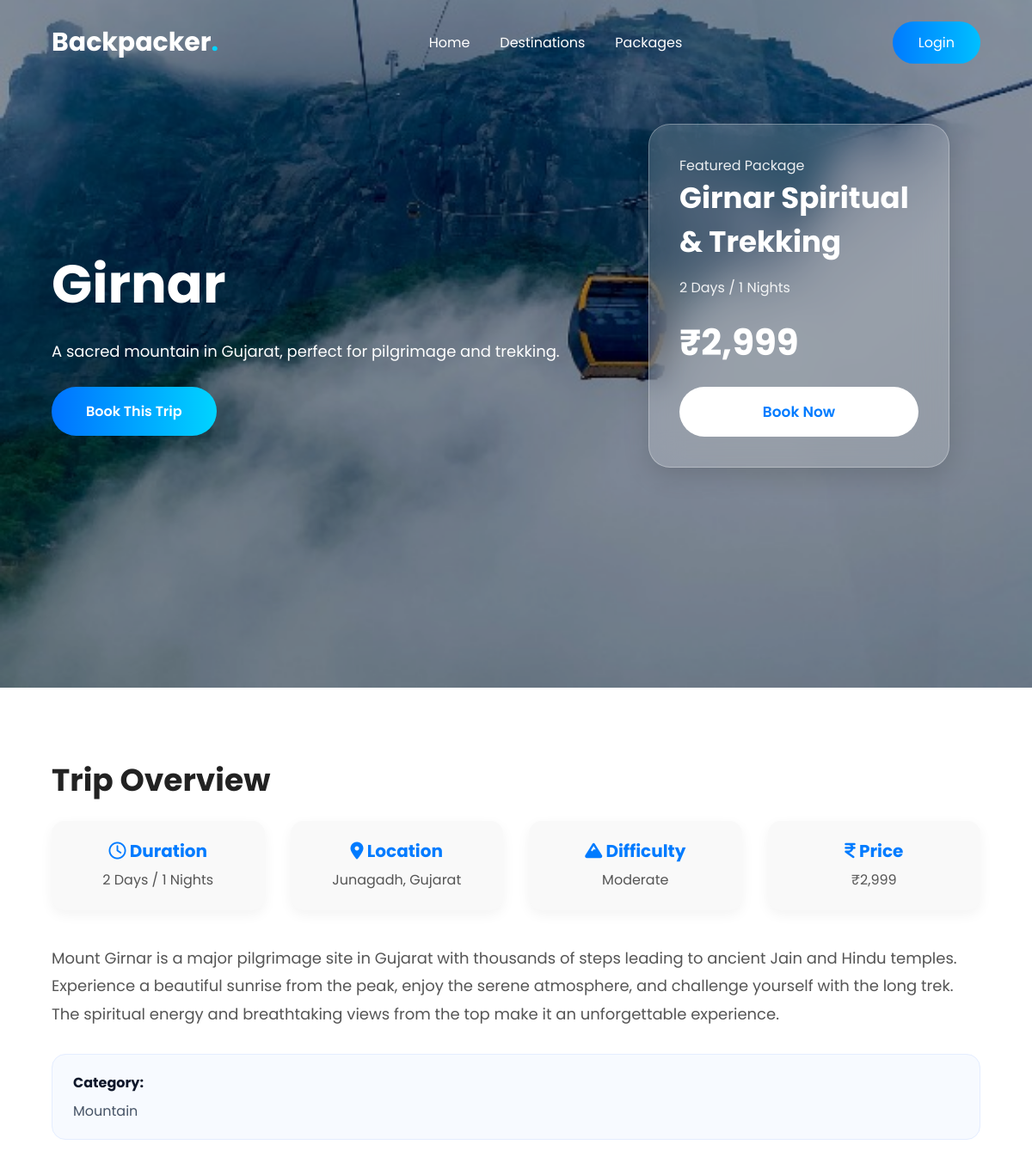
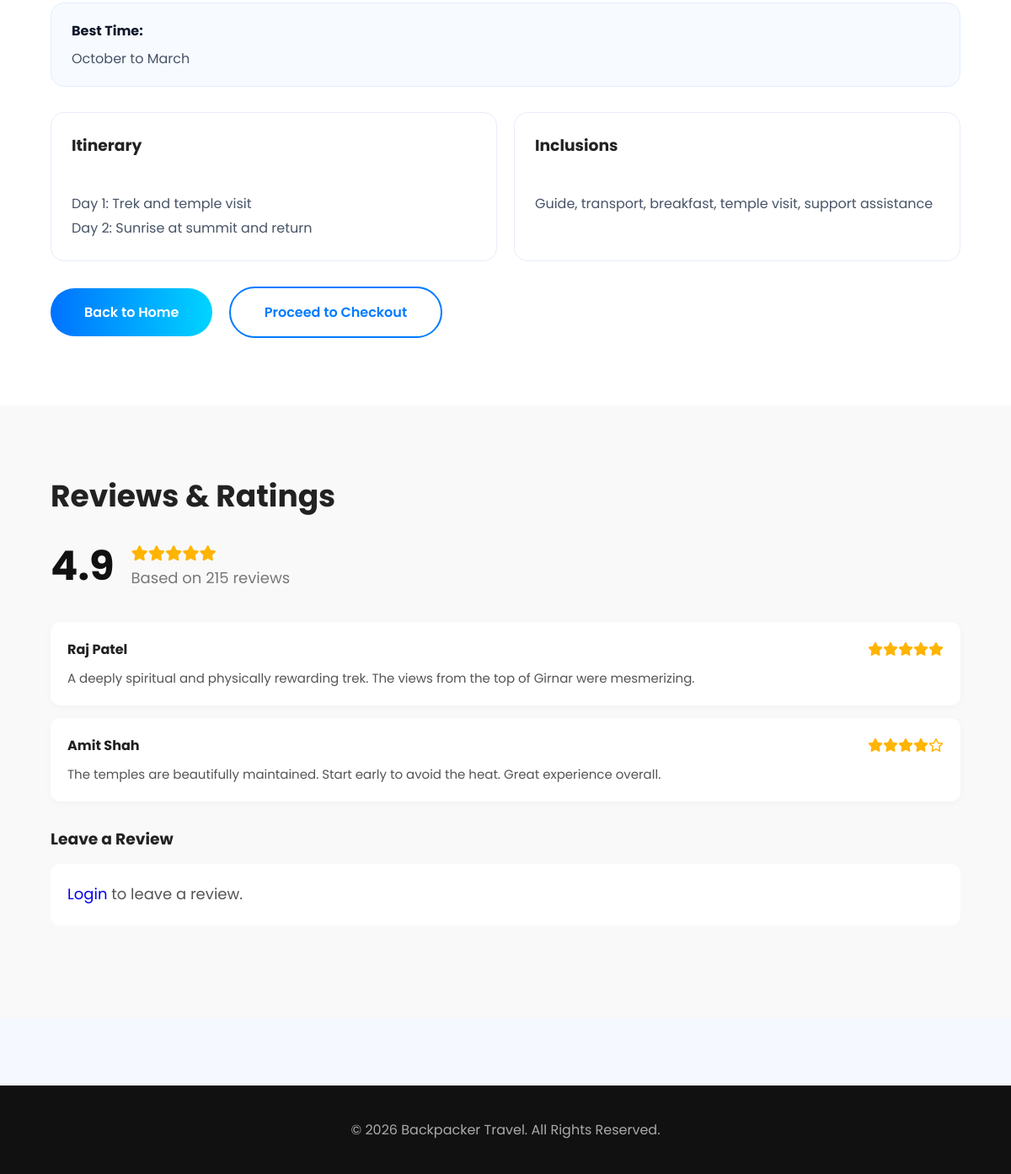
Page /girnare.php on the committed database (2 pictures, top to bottom).
### tables this page shows
CREATE TABLE IF NOT EXISTS destinations (
    id INT AUTO_INCREMENT PRIMARY KEY,
    title VARCHAR(255) NOT NULL,
    duration VARCHAR(100),
    highlights VARCHAR(255),
    category VARCHAR(100) DEFAULT 'General',
    price DECIMAL(10,2) NOT NULL,
    image_url VARCHAR(255),
    location VARCHAR(255),
    description TEXT,
    overview TEXT,
    itinerary TEXT,
    inclusions TEXT,
    best_time VARCHAR(255),
    difficulty VARCHAR(100),
    hero_image VARCHAR(255)
);

### includes/functions.php (called while the page is built, shortened)
<?php
function clean($value): string
{
    return htmlspecialchars((string) $value, ENT_QUOTES, 'UTF-8');
}
function is_logged_in(): bool
{
    return !empty($_SESSION['user_id']);
}

### girnare.php (the view, shortened to what this page needs)
<?php
require_once __DIR__ . '/includes/functions.php';
require_once __DIR__ . '/includes/db.php';
$stmt = $pdo->prepare("SELECT * FROM destinations WHERE LOWER(title) = 'girnar' LIMIT 1");
$stmt->execute();
$dest = $stmt->fetch();
$dest_id = $dest['id'] ?? 0;
$reviews = [];
if ($dest_id > 0) {
    $rs = $pdo->prepare('SELECT r.*, u.name FROM reviews r JOIN users u ON r.user_id = u.id WHERE r.destination_id = ? ORDER BY r.created_at DESC');
    $rs->execute([$dest_id]);
    $reviews = $rs->fetchAll();
}
$avg_rating = count($reviews) ? round(array_sum(array_column($reviews, 'rating')) / count($reviews), 1) : 4.9;
$destinationTitle = $dest['title'] ?? 'Girnar';
$destinationSubtitle = $dest['description'] ?: 'A sacred mountain in Gujarat, perfect for pilgrimage and trekking.';
$destinationOverview = $dest['overview'] ?: 'Mount Girnar is a major pilgrimage site in Gujarat with thousands of steps leading to ancient Jain and Hindu temples. Experience a beautiful sunrise from the peak, enjoy the serene atmosphere, and challenge yourself with the long trek. The spiritual energy and breathtaking views from the top make it an unforgettable experience.';
$destinationLocation = $dest['location'] ?: 'Junagadh, Gujarat';
$destinationBestTime = $dest['best_time'] ?: 'October to March';
$destinationDifficulty = $dest['difficulty'] ?: 'Moderate';
$destinationCategory = $dest['category'] ?: 'Adventure';
$destinationItinerary = $dest['itinerary'] ?: "Day 1: Trek and temple visit\nDay 2: Sunrise at summit and return";
$destinationInclusions = $dest['inclusions'] ?: 'Guide, transport, breakfast, temple visit, support assistance';
?>
<!DOCTYPE html>
<html lang="en">
  <head>
    <link rel="stylesheet" href="Style.css" />
    <link rel="stylesheet" href="https://cdnjs.cloudflare.com/ajax/libs/font-awesome/6.5.2/css/all.min.css" />
  </head>
  <body>
    <header>
      <div class="container">
        <nav>
          <div class="logo">Backpacker<span>.</span></div>
          <ul class="nav-links">
            <li><a href="index.php">Home</a></li>
            <li><a href="search.php">Destinations</a></li>
            <li><a href="packages.php">Packages</a></li>
          </ul>
          <div style="display:flex; align-items:center; gap:20px;">
            <?php if (is_logged_in()): ?>
              <a href="profile.php" class="login-btn">Profile</a>
            <?php else: ?>
              <a href="login.php" class="login-btn">Login</a>
            <?php endif; ?>
          </div>
        </nav>
      </div>
    </header>
    <section class="hero destination-hero">
      <div class="container">
        <div class="hero-content">
          <h1><?= clean($destinationTitle) ?></h1>
          <p><?= clean($destinationSubtitle) ?></p>
          <a href="#booking" class="btn">Book This Trip</a>
        </div>
      </div>
      <div class="booking-card glass">
        <p>Featured Package</p>
        <h2><?= clean($destinationTitle) ?> Spiritual &amp; Trekking</h2>
        <p><?= clean($dest['duration'] ?: '2 Days / 1 Nights') ?></p>
        <div class="price">&#8377;<?= number_format((float) ($dest['price'] ?? 2999), 0) ?></div>
        <button onclick="document.getElementById('booking').scrollIntoView();">Book Now</button>
      </div>
    </section>
    <section class="trip-details" id="booking">
      <div class="container">
        <h2>Trip Overview</h2>
        <div class="trip-info-box">
          <div class="info-item"><h4><i class="fa-regular fa-clock"></i> Duration</h4><p><?= clean($dest['duration'] ?: '2 Days / 1 Nights') ?></p></div>
          <div class="info-item"><h4><i class="fa-solid fa-location-dot"></i> Location</h4><p><?= clean($destinationLocation) ?></p></div>
          <div class="info-item"><h4><i class="fa-solid fa-mountain"></i> Difficulty</h4><p><?= clean($destinationDifficulty) ?></p></div>
          <div class="info-item"><h4><i class="fa-solid fa-indian-rupee-sign"></i> Price</h4><p>&#8377;<?= number_format((float) ($dest['price'] ?? 2999), 0) ?></p></div>
        </div>
        <p><?= clean($destinationOverview) ?></p>
        <div style="margin: 24px 0 30px; background: #f7faff; padding: 20px 24px; border-radius: 16px; border: 1px solid #e4edff;">
          <strong style="display: block; margin-bottom: 8px; color: #0f172a;">Category:</strong>
          <span style="color:#475467;"><?= clean($destinationCategory) ?></span>
        </div>
        <div style="margin: 24px 0 30px; background: #f7faff; padding: 20px 24px; border-radius: 16px; border: 1px solid #e4edff;">
          <strong style="display: block; margin-bottom: 8px; color: #0f172a;">Best Time:</strong>
          <span style="color:#475467;"><?= clean($destinationBestTime) ?></span>
        </div>
        <div style="margin: 24px 0 30px; display:grid; grid-template-columns: 1fr 1fr; gap:20px;">
          <div style="background:#fff; border:1px solid #e7edf9; border-radius:16px; padding:24px;">
            <h3 style="margin-top:0; margin-bottom:12px;">Itinerary</h3>
            <div style="white-space:pre-line; color:#475467; line-height:1.8;">
              <?= clean($destinationItinerary) ?>
            </div>
          </div>
          <div style="background:#fff; border:1px solid #e7edf9; border-radius:16px; padding:24px;">
            <h3 style="margin-top:0; margin-bottom:12px;">Inclusions</h3>
            <div style="white-space:pre-line; color:#475467; line-height:1.8;">
              <?= clean($destinationInclusions) ?>
            </div>
          </div>
        </div>
        <a href="index.php" class="btn">Back to Home</a>
        <a href="checkout.php<?= $dest_id ? '?dest_id=' . $dest_id : '' ?>" class="btn btn-outline" style="color: #007bff; border-color: #007bff;">Proceed to Checkout</a>
      </div>
    </section>
    <section class="trip-details" style="background: #f9f9f9;">
      <div class="container">
        <h2>Reviews &amp; Ratings</h2>
        <div style="display:flex; align-items:center; gap:20px; margin-bottom:30px;">
          <h1 style="font-size:48px; margin:0; color:#111;"><?= $avg_rating ?></h1>
          <div>
            <div style="color:#ffb400; font-size:18px;"><i class="fa-solid fa-star"></i><i class="fa-solid fa-star"></i><i class="fa-solid fa-star"></i><i class="fa-solid fa-star"></i><i class="fa-solid fa-star"></i></div>
            <p style="margin:0; color:#777;">Based on <?= count($reviews) ?: 215 ?> reviews</p>
          </div>
        </div>
        <?php if (empty($reviews)): ?>
          <div style="background:#fff; padding:20px; border-radius:12px; margin-bottom:15px; box-shadow:0 2px 10px rgba(0,0,0,0.03);">
            <div style="display:flex; justify-content:space-between; margin-bottom:10px;"><strong>Raj Patel</strong><div style="color:#ffb400;"><i class="fa-solid fa-star"></i><i class="fa-solid fa-star"></i><i class="fa-solid fa-star"></i><i class="fa-solid fa-star"></i><i class="fa-solid fa-star"></i></div></div>
            <p style="margin:0; color:#555; font-size:15px; line-height:1.6;">A deeply spiritual and physically rewarding trek. The views from the top of Girnar were mesmerizing.</p>
          </div>
          <div style="background:#fff; padding:20px; border-radius:12px; margin-bottom:30px; box-shadow:0 2px 10px rgba(0,0,0,0.03);">
            <div style="display:flex; justify-content:space-between; margin-bottom:10px;"><strong>Amit Shah</strong><div style="color:#ffb400;"><i class="fa-solid fa-star"></i><i class="fa-solid fa-star"></i><i class="fa-solid fa-star"></i><i class="fa-solid fa-star"></i><i class="fa-regular fa-star"></i></div></div>
            <p style="margin:0; color:#555; font-size:15px; line-height:1.6;">The temples are beautifully maintained. Start early to avoid the heat. Great experience overall.</p>
          </div>
        <?php endif; ?>
        <h3 style="margin-bottom:15px;">Leave a Review</h3>
        <?php if (is_logged_in()): ?>
          <form method="post" action="girnare.php" style="background:#fff; padding:30px; border-radius:12px; box-shadow:0 2px 10px rgba(0,0,0,0.03);">
            <div style="margin-bottom:15px;">
              <label style="display:block; margin-bottom:5px; font-weight:600;">Your Rating</label>
              <div style="display:flex; gap:8px; font-size:24px;" id="star-row">
                <?php for ($i=1;$i<=5;$i++): ?><i class="fa-solid fa-star" style="color:#ddd; cursor:pointer;" onclick="setRating(<?= $i ?>)"></i><?php endfor; ?>
              </div>
              <input type="hidden" name="rating" id="rating_val" value="5">
            </div>
            <div style="margin-bottom:15px;">
              <label style="display:block; margin-bottom:5px; font-weight:600;">Comment</label>
              <textarea name="comment" style="width:100%; padding:15px; border:1px solid #ddd; border-radius:8px; font-family:inherit; box-sizing:border-box;" rows="4" placeholder="Share your experience..." required></textarea>
            </div>
            <button type="submit" class="btn" style="border:none; cursor:pointer;">Submit Review</button>
          </form>
        <?php else: ?>
          <p style="background:#fff; padding:20px; border-radius:12px;"><a href="login.php">Login</a> to leave a review.</p>
        <?php endif; ?>
      </div>
    </section>
    <footer>
      <div class="container"><p style="text-align:center;padding:40px 0;">&copy; 2026 Backpacker Travel. All Rights Reserved.</p></div>
    </footer>
  </body>
</html>

### Style.css (style rules this page uses)
* { margin: 0; padding: 0; box-sizing: border-box; font-family: 'Poppins', sans-serif; }
html { scroll-behavior: smooth; }
body { background: #f5f8ff; color: #222; overflow-x: hidden; }
a { text-decoration: none; }
ul { list-style: none; }
.container { width: 90%; max-width: 1300px; margin: auto; }
header { position: absolute; width: 100%; top: 0; left: 0; z-index: 999; }
nav { display: flex; justify-content: space-between; align-items: center; padding: 25px 0; }
.logo { color: #fff; font-size: 30px; font-weight: 700; }
.logo span { color: #00d4ff; }
.nav-links { display: flex; gap: 35px; }
.nav-links a { color: #fff; font-size: 16px; transition: 0.3s; }
.login-btn { padding: 12px 30px; border-radius: 50px; color: white; background: linear-gradient(90deg, #007bff, #00bfff); transition: 0.4s; }
.hero { min-height: 100vh; background: url("images/hero.jpg") center/cover; display: flex; align-items: center; position: relative; }
.hero::before { content: ""; position: absolute; inset: 0; background: rgba(0, 0, 0, 0.35); }
.hero-content { position: relative; z-index: 2; max-width: 650px; color: white; }
.hero-content h1 { font-size: 62px; font-weight: 700; line-height: 75px; }
.hero-content p { margin: 25px 0; font-size: 18px; line-height: 32px; }
.btn { display: inline-block; padding: 16px 40px; border-radius: 50px; color: white; background: linear-gradient(90deg, #0072ff, #00d4ff); transition: 0.4s; margin-right: 15px; font-weight: 600; }
.btn-outline { background: transparent; border: 2px solid white; }
.glass { backdrop-filter: blur(18px); background: rgba(255, 255, 255, 0.18); border: 1px solid rgba(255, 255, 255, 0.3); border-radius: 25px; box-shadow: 0 8px 30px rgba(0, 0, 0, 0.15); }
.booking-card { position: absolute; right: 8%; top: 18%; width: 350px; padding: 35px; color: white; }
.booking-card h2 { font-size: 34px; margin-bottom: 15px; }
.booking-card p { opacity: 0.9; }
.price { font-size: 42px; font-weight: 700; margin: 20px 0; }
.booking-card button { width: 100%; padding: 16px; border: none; border-radius: 50px; background: white; color: #007bff; font-size: 17px; cursor: pointer; font-weight: 600; }
footer { background: #111; color: #fff; margin-top: 80px; }
footer p { color: #aaa; }

### rows in the picture
destinations: title "Girnar", description "A sacred mountain in Gujarat, perfect for pilgrimage and trekking.", duration "2 Days / 1 Nights", price "2,999", location "Junagadh, Gujarat", difficulty "Moderate", overview "Mount Girnar is a major pilgrimage site in Gujarat with thousands of steps leading to ancient Jain and Hindu temples. Experience a beautiful sunrise from the peak, enjoy the serene atmosphere, and challenge yourself with the long trek. The spiritual energy and breathtaking views from the top make it an unforgettable experience.", category "Mountain", best_time "October to March", itinerary "Day 1: Trek and temple visit Day 2: Sunrise at summit and return", inclusions "Guide, transport, breakfast, temple visit, support assistance"

### other values in the picture
$avg_rating "4.9"
count($reviews) ?: 215 "215"
